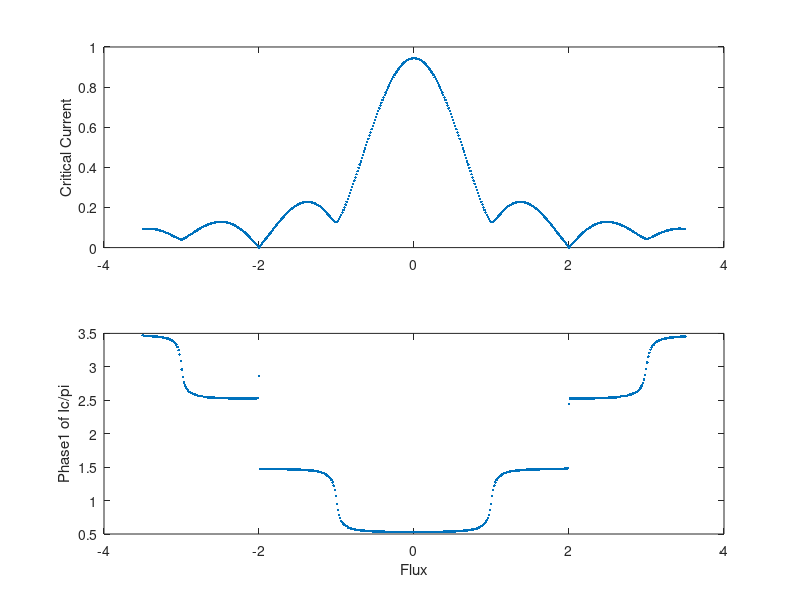

Here is the MATLAB script that generated this plot:
%Explanation of base program

%The program splits a single junciton up into xmax discrete sections.  Each
%section has a supercurrent density, and a phase difference that is
%contributed to by the field (PhaseF), and an arbitrary phase set at x=1
%called Phase1.  For each value of field and Phase1 the supercurrent at
%each point is calculated and the net supercurrent (sum along the junction)
%is calcualted to find the supercurrent carried at that phase and that
%field.  To find the maximum supercurrent for a given field, the max of
%that vector is taken, and can be plotted against the magnetic field.  


%This is the exact measurment of the critical current vs field that we do in the
%lab.  

%% Clearing memory and input screen.
clear; clc; close all;

%% Defining the Parameters of the Simulaiton
    %Dividing the junction up into discrete sections
        xmin = -20;
        xmax =  20;
        xsize=xmax-xmin+1;
        x(1:xsize,1) = (1:xsize)-1+xmin;

    %Defining Super Current parameters
        SCurrentMag =1;
        SCurrentNoiseMag =.01;

%Setting up Loop steps and ranges
    %Phase Loop parameters
        p=1;
        pmax=501;
        Phase1Min = -0.0 * pi;
        Phase1Max =  4.0 * pi;
        %Phase1 is the phase at x=0.  
    %Flux Loop Parameters
        f=1;
        fmax=501;
        FluxinJuncMin= -3.5;
        FluxinJuncMax=  3.5 ;

%Calculating Parameters from Initial Conditions
    SCurrentNoise   = (SCurrentNoiseMag/xsize*(2*rand(xsize,1)-1));
    SCurrentDensity = (SCurrentMag/xsize*ones(xsize,1)+SCurrentNoise);
    
%Pre Allocating memory for the arrays to decrease runtime
    Phase1=zeros(1,pmax);
    FluxinJunc=zeros(1,fmax);
    IndexMax=zeros(1,fmax);
    Phase1MaxSC=zeros(1,fmax);

    SCurrent=zeros(xsize,pmax,fmax);
    SCurrentNet=zeros(1,pmax);
    MaxSCurrentNet=zeros(1,fmax);

%% Loops for running the simulation Meat of the Simulation


%Field Contribution to the Phase 
    %Define the loop step size, then run the for loop
    FluxinJuncSS=(FluxinJuncMax-FluxinJuncMin)/(fmax-1);
    for f=1:fmax
        FluxinJunc(f)=FluxinJuncMin+(f-1)*FluxinJuncSS;
        PhaseF=2*pi*FluxinJunc(f)*x./xsize;

        %Phase1 Loop of externally set phase at edge of JJ 
            %Define the loop step size(SS)
                Phase1SS=(Phase1Max-Phase1Min)/(pmax-1); 

            for p=1:pmax
                %Calculating Phase1(p) that is the abitrary Phase at x=0
                Phase1(p)=Phase1Min+(p-1)*Phase1SS;

                %Calculating the total phase drop across the junction
                PhaseDrop=Phase1(p)+PhaseF;

                %Calculating the vector that is the Super Current (SCurrent)
                %across the junction at each position.  
                SCurrent=SCurrentDensity.*(.8.*sin(PhaseDrop)+0.2.*sin(PhaseDrop/2));
               
                %Numerically integrating the Super Current (SCurrent) along 
                %the junction to find the total super current carried at 
                %each Phase1.
                SCurrentNet(p)=sum(SCurrent);
            end

            
            %Finding the Magnitude and the Index(Phase1 Value) of the 
            %Supercurrent across the junction at the current field strength
            [MaxSCurrentNet(f),IndexMax(f)]=max(SCurrentNet);
            %Recording the Phase1 value of the maximum super current
            Phase1MaxSC(f)=Phase1(IndexMax(f));

    end

%Ploting the maximum supercurrent vs the field in the junction
figure; subplot(2,1,1); plot(FluxinJunc,MaxSCurrentNet,'.')
ylabel('Critical Current');

%Ploting the Phase1 value that maximizes the critical current
subplot(2,1,2); plot(FluxinJunc,Phase1MaxSC/pi,'.')
xlabel('Flux');ylabel('Phase1 of Ic/pi');




    
